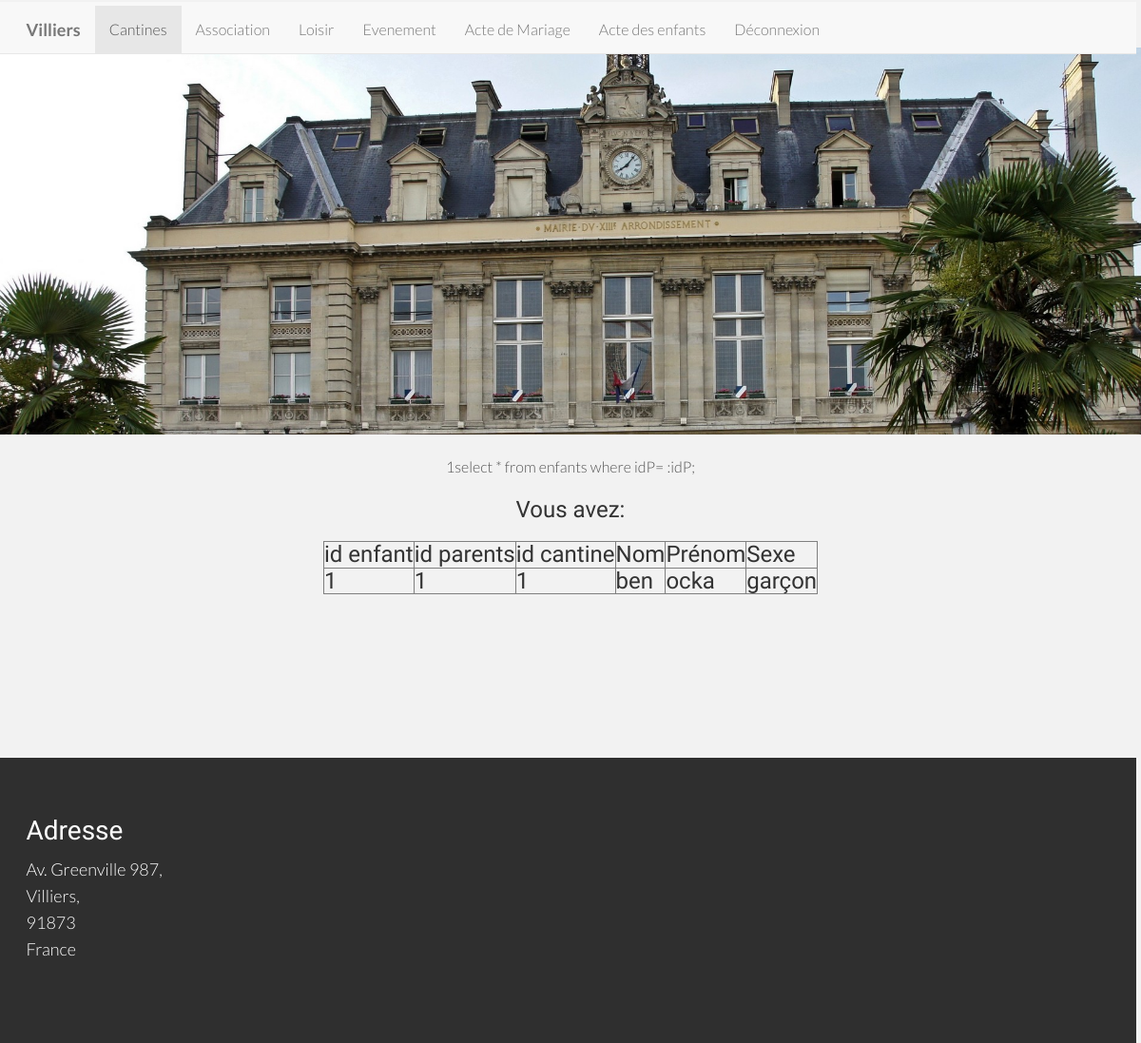
The app's page /index.php?page=7 (signed in) with its own data.
### tables this page shows
create table enfants
(idE int(3) not null auto_increment,
idP int(3) not null,
idC int(3) not null,
nomE varchar(20),
prenomE varchar(20),
sexe enum("fille","garçon"),
primary key(idE),
foreign key(idP) references personne(idP),
foreign key(idC) references cantine(idC)
);

### controleur/controleur.class.php (called while the page is built, shortened)
<?php
    require_once("modele/modele.class.php");
    class Controleur
    {
        private $unModele;
        public function __construct($serveur, $bdd, $user, $mdp)
        {
            $this->unModele = new Modele ($serveur, $bdd, $user, $mdp);
        }
        public function setTable($uneTable)
        {
            $this->unModele->setTable($uneTable);
        }
        public function selectWhere ($champs, $where, $operateur)
        {
            return $this->unModele->selectWhere ($champs, $where, $operateur);
        }
    }
?>

### vue/tableau_enfants.php (the view, shortened to what this page needs)
	<center>
	<h3>Vous avez:<h3>
	<table border=1>
	<tr><td> id enfant </td>
	 <td> id parents </td>
	 <td> id cantine </td>
	 <td> Nom </td>
	 <td> Prénom </td>
	 <td> Sexe </td>
	 <?php
	foreach ($lesLignes as $uneLigne)
	{
		echo "<tr> <td>".$uneLigne['idE']." </td>
		<td> ".$uneLigne['idP']." </td>
		<td>".$uneLigne['idC']." </td>
		<td>".$uneLigne['nomE']." </td>
		<td>".$uneLigne['prenomE']." </td>
		<td>".$uneLigne['sexe']." </td>
		</tr>";
	}
	?>
</table>
</center>

### css/style.css (style rules this page uses)
body { background-color: #f2f2f2; font-family: "Lato"; font-weight: 300; font-size: 16px; color: #555; padding-top: 50px; -webkit-font-smoothing: antialiased; -webkit-overflow-scrolling: touch; }
h1, h2, h3, h4, h5, h6 { font-family: "Raleway"; font-weight: 300; color: #333; }

### records on screen
enfants: idE "1", idP "1", idC "1", nomE "ben", prenomE "ocka", sexe "garçon"

### other values on screen
$valeur "1"
$requete "select * from enfants where idP= :idP;"
